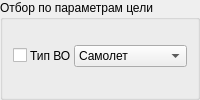
          <widget class="QGroupBox" name="groupBox_14">
           <property name="sizePolicy">
            <sizepolicy hsizetype="Preferred" vsizetype="Maximum">
             <horstretch>0</horstretch>
             <verstretch>0</verstretch>
            </sizepolicy>
           </property>
           <property name="title">
            <string>Отбор по параметрам цели</string>
           </property>
           <layout class="QGridLayout" name="gridLayout_20">
            <property name="leftMargin">
             <number>10</number>
            </property>
            <property name="topMargin">
             <number>5</number>
            </property>
            <property name="rightMargin">
             <number>10</number>
            </property>
            <property name="bottomMargin">
             <number>10</number>
            </property>
            <property name="horizontalSpacing">
             <number>3</number>
            </property>
            <property name="verticalSpacing">
             <number>10</number>
            </property>
            <item row="0" column="1">
             <widget class="QLabel" name="label_6">
              <property name="sizePolicy">
               <sizepolicy hsizetype="Maximum" vsizetype="Preferred">
                <horstretch>0</horstretch>
                <verstretch>0</verstretch>
               </sizepolicy>
              </property>
              <property name="text">
               <string>Тип ВО</string>
              </property>
             </widget>
            </item>
            <item row="0" column="0">
             <widget class="QCheckBox" name="checkBox_select_Type">
              <property name="sizePolicy">
               <sizepolicy hsizetype="Maximum" vsizetype="Fixed">
                <horstretch>0</horstretch>
                <verstretch>0</verstretch>
               </sizepolicy>
              </property>
              <property name="text">
               <string/>
              </property>
             </widget>
            </item>
            <item row="0" column="2">
             <widget class="QComboBox" name="comboBox_object">
              <item>
               <property name="text">
                <string>Самолет</string>
               </property>
              </item>
              <item>
               <property name="text">
                <string>Вертолет</string>
               </property>
              </item>
              <item>
               <property name="text">
                <string>БПЛА</string>
               </property>
              </item>
              <item>
               <property name="text">
                <string>Снаряд</string>
               </property>
              </item>
             </widget>
            </item>
           </layout>
          </widget>
